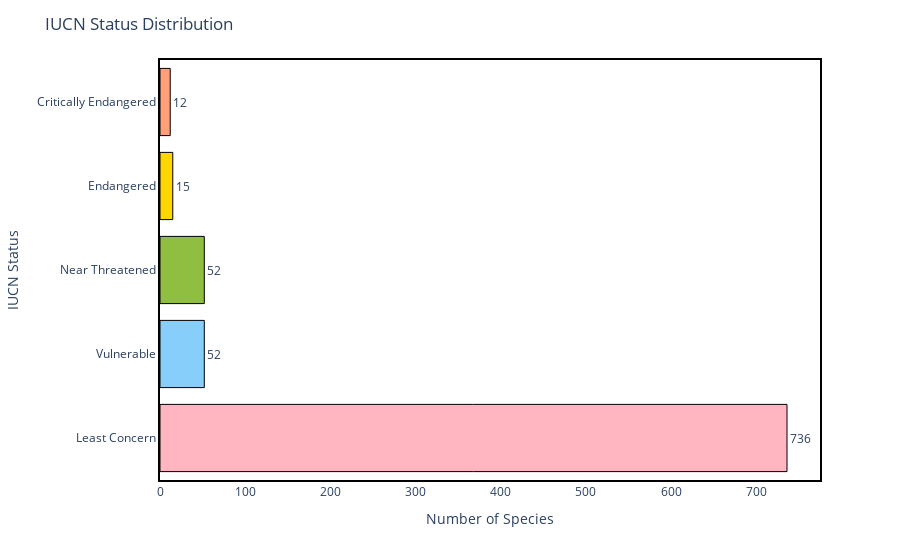

Write notebook code for a chart like this one.
### Markdown cell above
### IUCN Status Distribution

### Code cell
# Count of species per IUCN status
iucn_counts = birds_df['iucn_status'].value_counts().reset_index()
iucn_counts.columns = ['IUCN Status', 'Count']

# Sort ascending
iucn_counts = iucn_counts.sort_values("Count", ascending=True)

# Custom pastel colors
colors = ['#FFA07A', '#FFD700', '#90BE40', '#87CEFA', '#FFB6C1']

# Interactive Horizontal Bar
fig = px.bar(iucn_counts,x="Count",y="IUCN Status",orientation="h",text="Count",color="IUCN Status",color_discrete_sequence=colors[:len(iucn_counts)])
fig.update_traces(textposition="outside",marker=dict(line=dict(color="black", width=1)),hovertemplate="<b>%{y}</b><br>Species Count: %{x}")
fig.update_layout(title="IUCN Status Distribution",xaxis_title="Number of Species",yaxis_title="IUCN Status",
    paper_bgcolor="white",plot_bgcolor="white",showlegend=False,
    xaxis=dict(showline=True, linewidth=2, linecolor='black', mirror=True),
    yaxis=dict(showline=True, linewidth=2, linecolor='black', mirror=True))
fig.show()

### Figure 1 — Plotly figure (JSON) as saved in the notebook; plotly's stock layout.template omitted (floating-point values rounded to 4 significant figures)
{"data": [{"hovertemplate": "<b>%{y}</b><br>Species Count: %{x}", "legendgroup": "Critically Endangered", "marker": {"color": "#FFA07A", "line": {"color": "black", "width": 1}, "pattern": {"shape": ""}}, "name": "Critically Endangered", "orientation": "h", "showlegend": true, "text": [12.0], "textposition": "outside", "type": "bar", "x": [12], "xaxis": "x", "y": ["Critically Endangered"], "yaxis": "y"}, {"hovertemplate": "<b>%{y}</b><br>Species Count: %{x}", "legendgroup": "Endangered", "marker": {"color": "#FFD700", "line": {"color": "black", "width": 1}, "pattern": {"shape": ""}}, "name": "Endangered", "orientation": "h", "showlegend": true, "text": [15.0], "textposition": "outside", "type": "bar", "x": [15], "xaxis": "x", "y": ["Endangered"], "yaxis": "y"}, {"hovertemplate": "<b>%{y}</b><br>Species Count: %{x}", "legendgroup": "Near Threatened", "marker": {"color": "#90BE40", "line": {"color": "black", "width": 1}, "pattern": {"shape": ""}}, "name": "Near Threatened", "orientation": "h", "showlegend": true, "text": [52.0], "textposition": "outside", "type": "bar", "x": [52], "xaxis": "x", "y": ["Near Threatened"], "yaxis": "y"}, {"hovertemplate": "<b>%{y}</b><br>Species Count: %{x}", "legendgroup": "Vulnerable", "marker": {"color": "#87CEFA", "line": {"color": "black", "width": 1}, "pattern": {"shape": ""}}, "name": "Vulnerable", "orientation": "h", "showlegend": true, "text": [52.0], "textposition": "outside", "type": "bar", "x": [52], "xaxis": "x", "y": ["Vulnerable"], "yaxis": "y"}, {"hovertemplate": "<b>%{y}</b><br>Species Count: %{x}", "legendgroup": "Least Concern", "marker": {"color": "#FFB6C1", "line": {"color": "black", "width": 1}, "pattern": {"shape": ""}}, "name": "Least Concern", "orientation": "h", "showlegend": true, "text": [736.0], "textposition": "outside", "type": "bar", "x": [736], "xaxis": "x", "y": ["Least Concern"], "yaxis": "y"}], "layout": {"barmode": "relative", "legend": {"title": {"text": "IUCN Status"}, "tracegroupgap": 0}, "margin": {"t": 60}, "paper_bgcolor": "white", "plot_bgcolor": "white", "showlegend": false, "title": {"text": "IUCN Status Distribution"}, "xaxis": {"anchor": "y", "domain": [0, 1], "linecolor": "black", "linewidth": 2, "mirror": true, "showline": true, "title": {"text": "Number of Species"}}, "yaxis": {"anchor": "x", "categoryarray": ["Least Concern", "Vulnerable", "Near Threatened", "Endangered", "Critically Endangered"], "categoryorder": "array", "domain": [0, 1], "linecolor": "black", "linewidth": 2, "mirror": true, "showline": true, "title": {"text": "IUCN Status"}}}}
